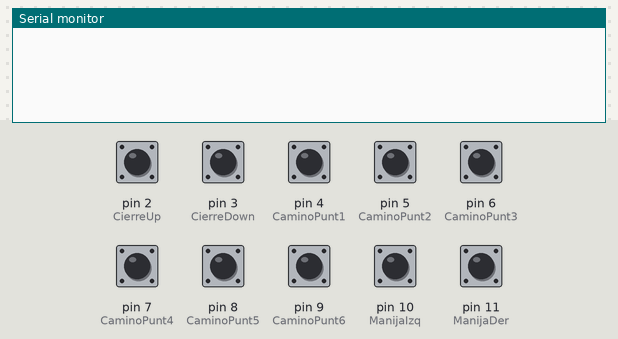
The sketch below on a simulated Arduino Uno, built with avr-gcc and run on an emulated ATmega328P. On the bench: the last lines printed to the serial monitor. The test bench sets the inputs (shaded band); at power-on: pin 2 (CierreUp), pin 3 (CierreDown), pin 4 (CaminoPunt1), pin 5 (CaminoPunt2), pin 6 (CaminoPunt3), pin 7 (CaminoPunt4), pin 8 (CaminoPunt5), pin 9 (CaminoPunt6), pin 10 (ManijaIzq), pin 11 (ManijaDer) HIGH.

Above: at 1.2 s.
1.3 s: pin 2 (CierreUp) pulled LOW for 0.15 s
At 2.3 s:
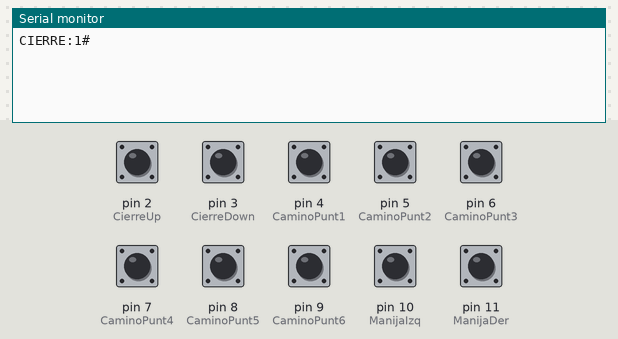
2.9 s: pin 4 (CaminoPunt1) pulled LOW for 0.15 s
At 4.0 s:
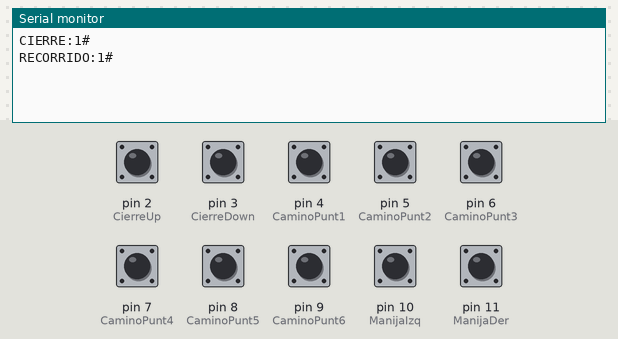
4.5 s: pin 10 (ManijaIzq) pulled LOW for 0.15 s
At 5.2 s:
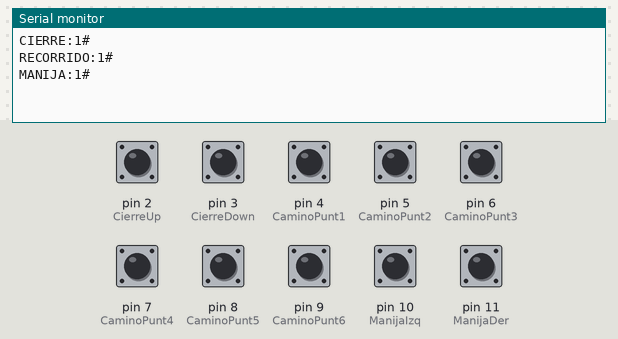
6.1 s: pin 3 (CierreDown) pulled LOW for 0.15 s
At 7.1 s:
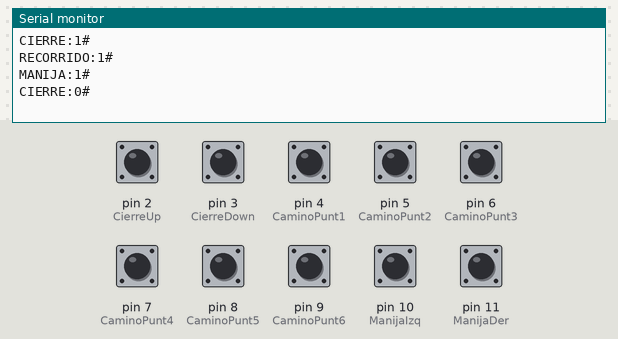
7.7 s: pin 5 (CaminoPunt2) pulled LOW for 0.15 s
At 8.8 s:
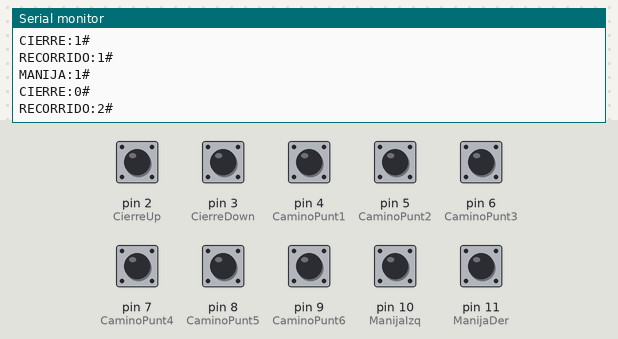
9.3 s: pin 6 (CaminoPunt3) pulled LOW for 0.15 s
At 10.1 s:
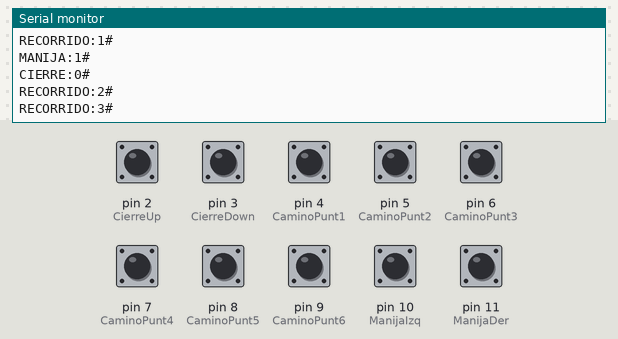

Measured:
- after the input at 1.3 s, the serial monitor: prints a new line after 0.15 s (image 1)
- after the input at 2.9 s, the serial monitor: prints a new line at once (image 2)
- after the input at 4.5 s, the serial monitor: prints a new line at once (image 3)
- after the input at 6.1 s, the serial monitor: prints a new line after 0.15 s (image 4)
- after the input at 7.7 s, the serial monitor: prints a new line at once (image 5)
- after the input at 9.3 s, the serial monitor: prints a new line at once (image 6)

The sketch:

ProgramaConteo.ino
```cpp
//---- Fecha 15/12/2019  3pm-8pm  ----------------
//--------- Pines de Entrada -----------
const int CierreUp = 2;
const int CierreDown = 3;

const int CaminoPunt1 = 4;
const int CaminoPunt2 = 5;
const int CaminoPunt3 = 6;
const int CaminoPunt4 = 7;
const int CaminoPunt5 = 8;
const int CaminoPunt6 = 9;

const int ManijaIzq = 10;
const int ManijaDer = 11;

//--------- Variables ------------------
int EstadoCierreUp = 0;
int EstadoAnteriorCierreUp = 1;

int EstadoCierreDown = 0;
int EstadoAnteriorCierreDown = 1;

int EstadoManijaIzq = 0;
int EstadoAnteriorManijaIzq = 1;

int EstadoManijaDer = 0;
int EstadoAnteriorManijaDer = 1;

int ConteoCamino=0;
//-------- Banderas -------------------
int b1 = 0;
int b2 = 0;
int b3 =0;
int b4 = 0;

void setup() {
Serial.begin(9600); //9600 caja 1 /38400 caja2
//--------- Configuración de pines como Entradas o Salidas ---------------
pinMode(CierreUp,INPUT_PULLUP);
pinMode(CierreDown,INPUT_PULLUP);

pinMode(CaminoPunt1,INPUT_PULLUP);
pinMode(CaminoPunt2,INPUT_PULLUP);
pinMode(CaminoPunt3,INPUT_PULLUP);
pinMode(CaminoPunt4,INPUT_PULLUP);
pinMode(CaminoPunt5,INPUT_PULLUP);
pinMode(CaminoPunt6,INPUT_PULLUP);

pinMode(ManijaIzq,INPUT_PULLUP);
pinMode(ManijaDer,INPUT_PULLUP);

}

void loop() {
//------------------------ Programa para Cierre (CIERRE:),(RECORRIDO:),(MANIJA:),(MALLA:)-----------------------------------------------------
EstadoCierreUp = digitalRead(CierreUp);
EstadoCierreDown = digitalRead(CierreDown);

if(b1==0){
  if(EstadoCierreUp!=EstadoAnteriorCierreUp){ //Compara el estado del CierreUp con su anterior
    if(EstadoCierreUp==HIGH){
      Serial.print("CIERRE:");
      Serial.print(1);
      Serial.println("#");
      delay(1000);
      b1=1;
    }
  }
EstadoAnteriorCierreUp = EstadoCierreUp;
}

if(b1==1){
  if(EstadoCierreDown!=EstadoAnteriorCierreDown){ //Compara el estado del CierreDown con su anterior
    if(EstadoCierreDown==HIGH){
      Serial.print("CIERRE:");
      Serial.print(0);
      Serial.println("#");
      delay(1000);
      b1=0;
    }
  }
EstadoAnteriorCierreDown = EstadoCierreDown;
}

//------------------------ Programa para Manijas (CIERRE:),(RECORRIDO:),(MANIJA:),(MALLA:)-----------------------------------------------------
EstadoManijaIzq = digitalRead(ManijaIzq);
EstadoManijaDer = digitalRead(ManijaDer);

if(EstadoManijaIzq==LOW&&b3==0){
  Serial.print("MANIJA:");
  Serial.print(1);
  Serial.println("#");
  delay(1000);
  b3=1;
}

if(EstadoManijaIzq==HIGH&&b3==1){
b3=0;
}


if(EstadoManijaDer==LOW&&b4==0){
  Serial.print("MANIJA:");
  Serial.print(0);
  Serial.println("#");
  delay(1000);
  b4=1;
}

if(EstadoManijaDer==HIGH&&b4==1){
b4=0;
}

//------------------- Programa Camino ------------------------------------------------------------------------

if(digitalRead(CaminoPunt1)==LOW&&b2==0){
  ConteoCamino=1;
  Serial.print("RECORRIDO:");
  Serial.print(ConteoCamino);
  Serial.println("#");
  delay(100);
  b2=1;
}

if(digitalRead(CaminoPunt2)==LOW&&b2==1){
  ConteoCamino=2;
  Serial.print("RECORRIDO:");
  Serial.print(ConteoCamino);
  Serial.println("#");
  delay(100);
  b2=2;
}

if(digitalRead(CaminoPunt3)==LOW&&b2==2){
  ConteoCamino=3;
  Serial.print("RECORRIDO:");
  Serial.print(ConteoCamino);
  Serial.println("#");
  delay(100);
  b2=3;
}

if(digitalRead(CaminoPunt4)==LOW&&b2==3){
  ConteoCamino=4;
  Serial.print("RECORRIDO:");
  Serial.print(ConteoCamino);
  Serial.println("#");
  delay(100);
  b2=4;
}

if(digitalRead(CaminoPunt5)==LOW&&b2==4){
  ConteoCamino=5;
  Serial.print("RECORRIDO:");
  Serial.print(ConteoCamino);
  Serial.println("#");
  delay(100);
  b2=5;
}

if(digitalRead(CaminoPunt6)==LOW&&b2==5){
  ConteoCamino=6;
  Serial.print("RECORRIDO:");
  Serial.print(ConteoCamino);
  Serial.println("#");
  delay(100);
  b2=0;
}


}
```
